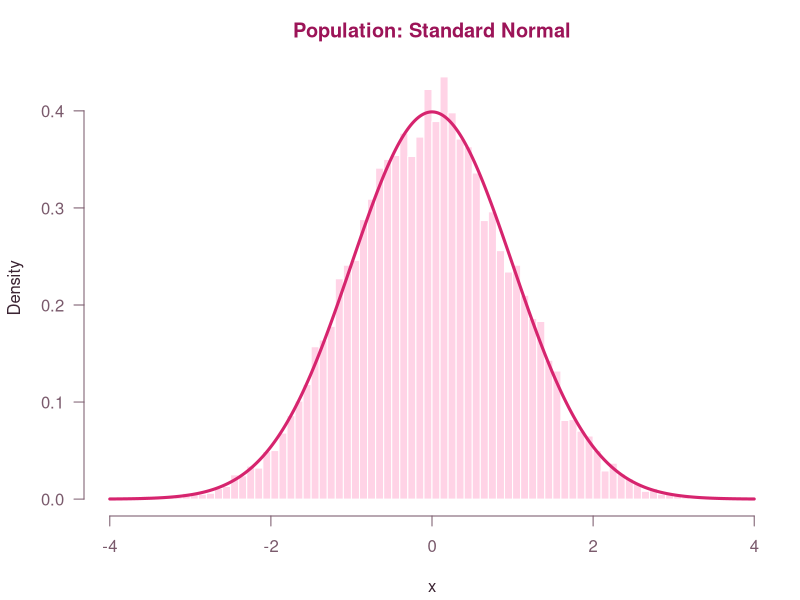
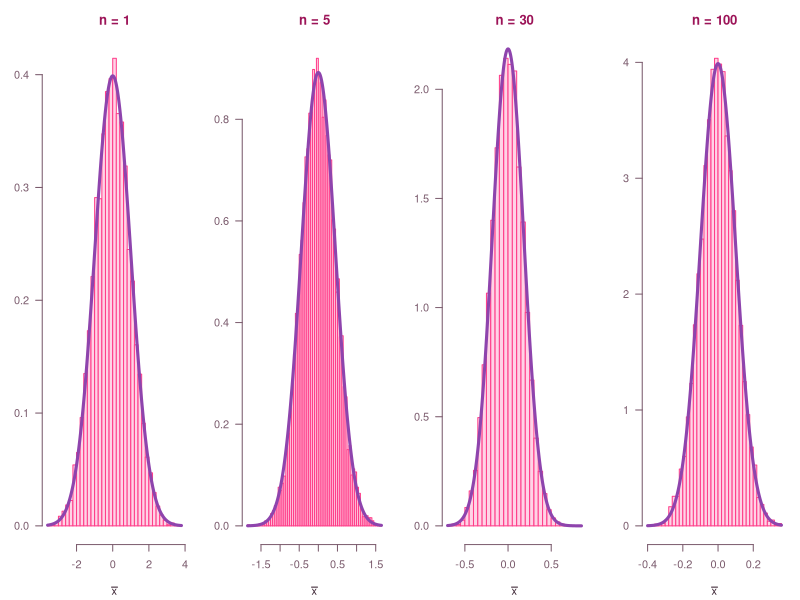
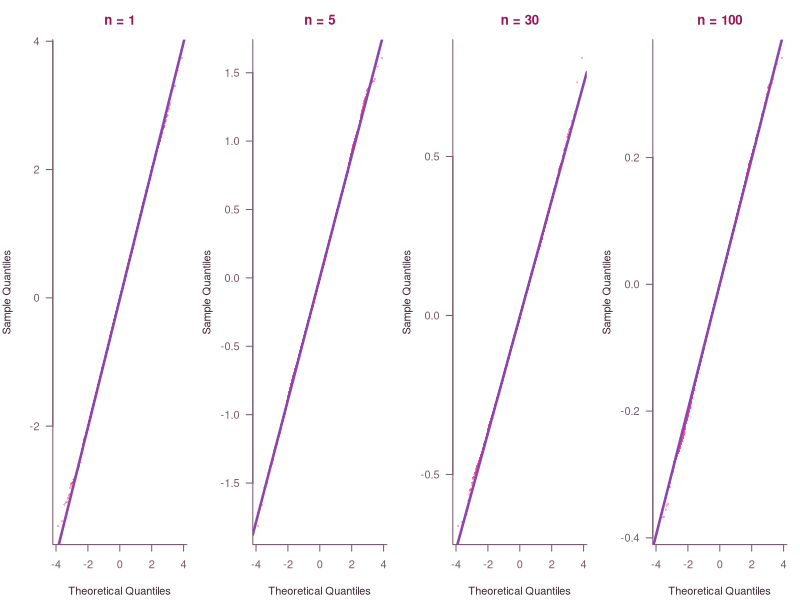
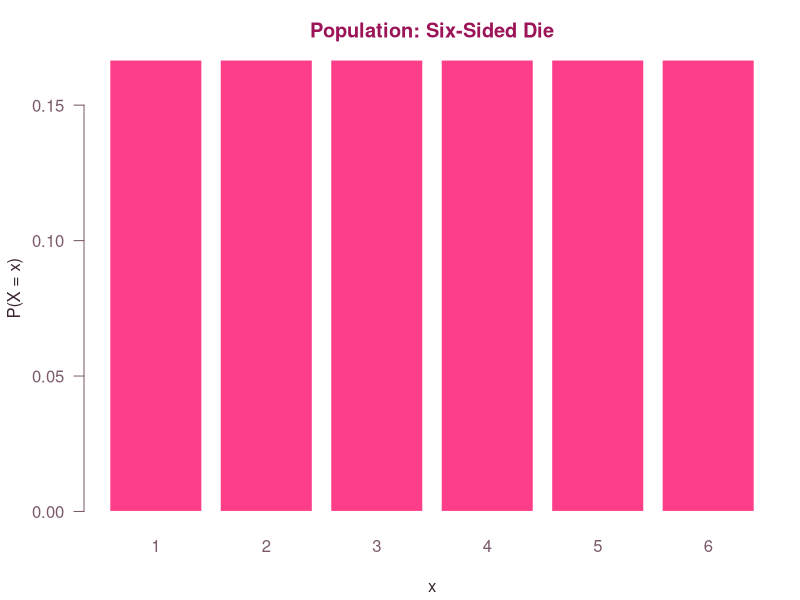
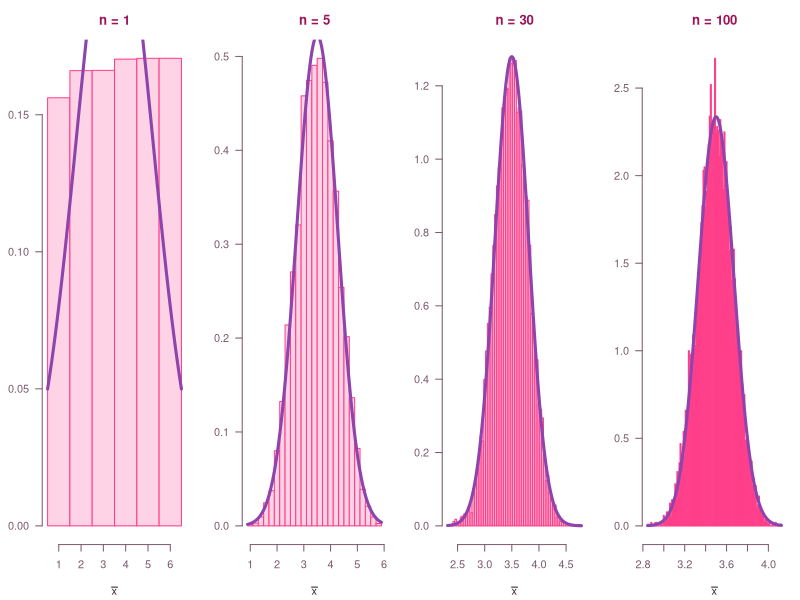
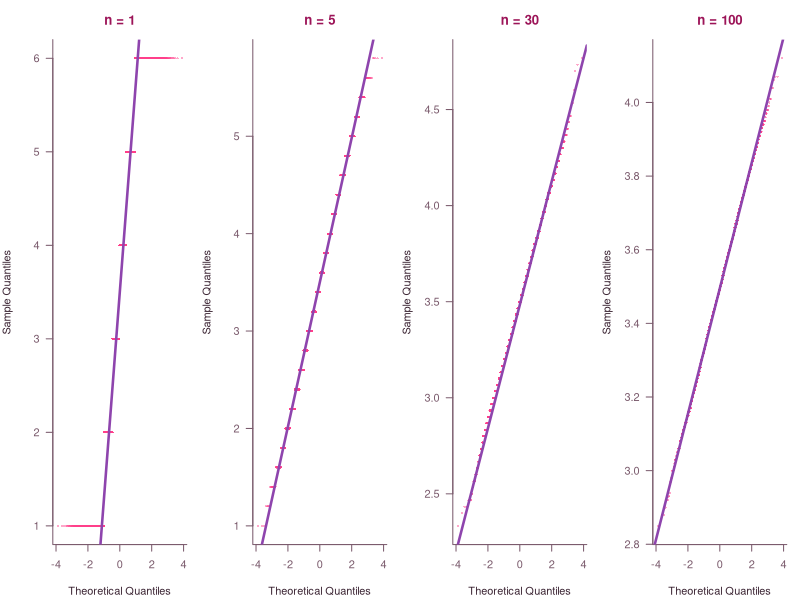
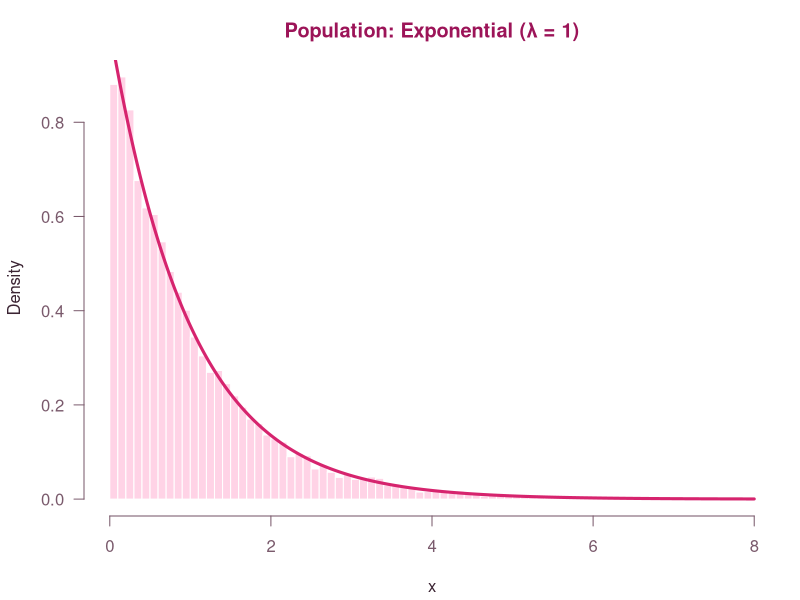
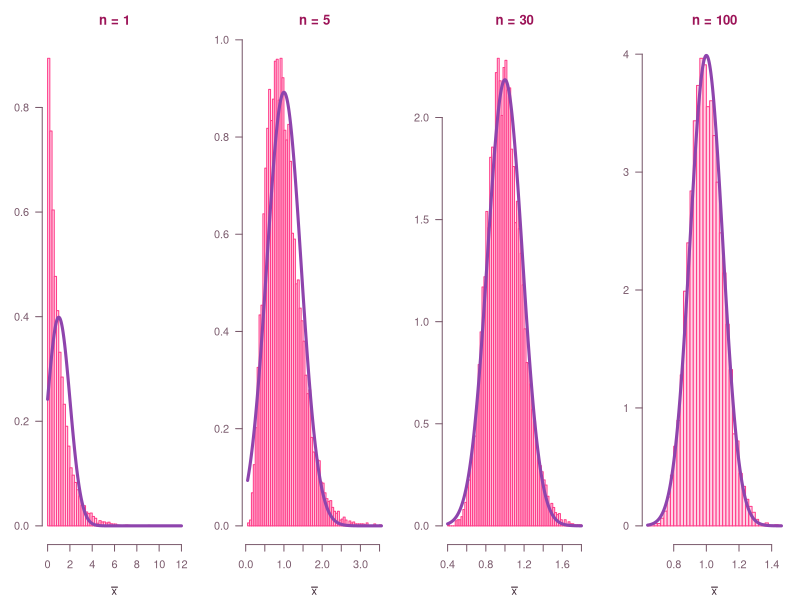

Generate these figures, in order, with R:
## ---- chunk 1
#| label: params
#| include: false

# ---- Reproducibility (Seed Basis) --------------------------------------------
student_id_last4 <- 1273   # <-- The last four digits of my student ID

# ---- Simulation design ------------------------------------------------------
B      <- 10000                              # number of simulated samples (how many times the simulation is run for each distribution)
n_grid <- c(1, 3, 5, 10, 15, 21, 30, 50, 100, 250, 500, 1000)   # sample sizes studied (The different number of "how many people" must be sampled in order to figure out if you can be normal)
show_n <- c(1, 5, 30, 100)                   # the sample sizes shown in the histogram and Q-Q panels

# ---- My "approximately normal" criterion -------------------------------------
crit <- list(
  se_lo   = 0.95,    # simulated SD of x-bar / (sigma / sqrt(n)) must be in [0.95, 1.05]
  se_hi   = 1.05,
  # Each tail is checked on its own: the share of standardized means below -1.96 and,
  # separately, the share above +1.96 must both be in [0.0175, 0.0325] (2.5% +/- 0.75 points).
  # A skewed x-bar overfills one tail and starves the other, and a two-sided count lets
  # the two cancel, so checking the tails separately is what lets the rule see skew.
  tail_lo = 0.0175,
  tail_hi = 0.0325
)

# ---- Colors (Pink & White Theme) ---------------------------------------------
pal <- c(hot = "#FF3E8A", magenta = "#D6246E", berry = "#9C1458", coral = "#FF7A59",
         sun = "#FFC24B", grape = "#8E44AD", mint = "#12B5A6",
         petal = "#FFD3E6", blush = "#FFF0F6", ink = "#3B2433", muted = "#7A5A6C")
dist_cols <- c(normal = "#8E44AD", die = "#12B5A6", exponential = "#FF3E8A",
               binomial = "#FF9F1C", cauchy = "#3B2433")

options(knitr.kable.NA = "—")
## ---- chunk 2
#| label: functions
#| include: false

# Draw B samples of size n at once and return the B sample means.
# Rows = simulated samples, columns = observations within a sample.
simulate_means <- function(rgen, n, B) {
  draws <- matrix(rgen(B * n), nrow = B, ncol = n)
  rowMeans(draws)
}

# Numerical summary of one simulated sampling distribution
summarize_means <- function(xbar, n, d) {
  se_theory <- if (d$finite_var) d$sigma / sqrt(n) else NA_real_
  z <- if (d$finite_var) (xbar - d$mu) / se_theory else rep(NA_real_, length(xbar))
  sw_p <- shapiro.test(xbar[seq_len(min(5000, length(xbar)))])$p.value  # test caps at 5,000
  data.frame(
    n           = n,
    sim_mean    = mean(xbar),
    theory_mean = d$mu,
    sim_sd      = sd(xbar),
    theory_se   = se_theory,
    se_ratio    = sd(xbar) / se_theory,
    tail_lower  = mean(z < -1.96),   # should be about 0.025
    tail_upper  = mean(z >  1.96),   # should be about 0.025
    iqr         = IQR(xbar),
    sw_p        = sw_p
  )
}

# Apply my "approximately normal" criterion to each row of a summary: the SE ratio
# and BOTH tail rates must be inside their windows. Shape is also checked by eye in
# the histograms and Q-Q plots; numerically, skew shows up as unequal tail rates.
tails_ok <- function(lower, upper) {
  lower >= crit$tail_lo & lower <= crit$tail_hi &
    upper >= crit$tail_lo & upper <= crit$tail_hi
}
check_criteria <- function(s) {
  !is.na(s$se_ratio) &
    s$se_ratio >= crit$se_lo & s$se_ratio <= crit$se_hi &
    tails_ok(s$tail_lower, s$tail_upper)
}

# Smallest n at which the criterion is met AND stays met for every larger n
first_stable_n <- function(n, ok) {
  for (i in seq_along(n)) if (all(ok[i:length(ok)])) return(n[i])
  NA
}

# ---- Exact check (no simulation noise) ----------------------------------------
# For the four finite-variance populations the exact distribution of the sum
# S = n * x-bar is known, so P(Z_n < -1.96) and P(Z_n > +1.96) can be computed
# exactly for every n = 1, ..., n_max.
exact_tails <- function(k, n_max = max(n_grid)) {
  d  <- dists[[k]]
  n  <- seq_len(n_max)
  lo <- n * d$mu - 1.96 * d$sigma * sqrt(n)    # S below lo  <=>  Z_n < -1.96
  hi <- n * d$mu + 1.96 * d$sigma * sqrt(n)    # S above hi  <=>  Z_n > +1.96
  tails <- switch(k,
    normal      = cbind(rep(pnorm(-1.96), n_max), rep(pnorm(-1.96), n_max)),  # x-bar is exactly normal
    exponential = cbind(pgamma(pmax(lo, 0), shape = n, rate = 1),              # S ~ Gamma(n, 1)
                        pgamma(hi, shape = n, rate = 1, lower.tail = FALSE)),
    binomial    = cbind(pbinom(ceiling(lo) - 1, size = 5 * n, prob = 0.10),    # S ~ Binomial(5n, 0.10)
                        pbinom(floor(hi), size = 5 * n, prob = 0.10, lower.tail = FALSE)),
    die         = {                              # S = sum of n dice, built up one die at a time
      out <- matrix(NA_real_, n_max, 2)
      p <- 1                                     # p[i] = P(S = m + i - 1) after m dice
      for (m in n) {
        q <- numeric(length(p) + 5)
        for (j in 0:5) q[j + seq_along(p)] <- q[j + seq_along(p)] + p / 6
        p <- q
        s <- m:(6 * m)
        out[m, ] <- c(sum(p[s < lo[m]]), sum(p[s > hi[m]]))
      }
      out
    })
  data.frame(n = n, lower = tails[, 1], upper = tails[, 2])
}

# Run the full experiment for one population
run_distribution <- function(d, seed) {
  set.seed(seed)
  population <- d$rgen(B)                       # one big sample to picture the population
  means <- lapply(n_grid, function(n) simulate_means(d$rgen, n, B))
  names(means) <- n_grid
  summ <- do.call(rbind, Map(function(xbar, n) summarize_means(xbar, n, d), means, n_grid))
  rownames(summ) <- NULL
  summ$normal_enough <- check_criteria(summ)
  list(d = d, population = population, means = means, summary = summ,
       first_n = first_stable_n(summ$n, summ$normal_enough))
}

# ---- Formatting helpers ------------------------------------------------------
f <- function(x, digits = 2) {
  ifelse(is.na(x), "undefined", formatC(x, format = "f", digits = digits))
}
fmt_p <- function(p) ifelse(p < 0.001, "< 0.001", formatC(p, format = "f", digits = 3))
p_eq  <- function(p) if (p < 0.001) "p < 0.001" else paste("p =", formatC(p, format = "f", digits = 3))
pct   <- function(x, digits = 1) paste0(formatC(100 * x, format = "f", digits = digits), "%")
at_n  <- function(dist, n, col) {
  s <- results[[dist]]$summary
  s[s$n == n, col]
}
ex_at <- function(dist, n, side) exact[[dist]][[side]][n]   # exact tail probability at sample size n
exact_fails <- function(dist, from, to) {                     # sample sizes from..to that fail exactly
  e <- exact[[dist]][from:to, ]
  e$n[!tails_ok(e$lower, e$upper)]
}
show_first_n <- function(dist) {
  x <- results[[dist]]$first_n
  if (is.na(x)) paste0("never (within n ≤ ", max(n_grid), ")") else x
}
show_exact_n <- function(dist) {
  if (!dist %in% names(exact_n) || is.na(exact_n[[dist]])) "never" else exact_n[[dist]]
}

# ---- Plot helpers ------------------------------------------------------------
style_par <- function(...) {
  par(col.main = pal[["berry"]], col.lab = pal[["ink"]], col.axis = pal[["muted"]],
      fg = pal[["muted"]], bty = "l", las = 1, font.main = 2, ...)
}

plot_population <- function(r) {
  d <- r$d
  op <- style_par(mar = c(4.2, 4.2, 3, 1))
  on.exit(par(op))
  if (isTRUE(d$discrete)) {
    barplot(d$pmf$p, names.arg = d$pmf$x, col = pal[["hot"]], border = "white",
            main = paste("Population:", d$name), xlab = "x", ylab = "P(X = x)")
  } else {
    x <- r$population
    x <- x[x >= d$support[1] & x <= d$support[2]]
    hist(x, breaks = 60, freq = FALSE, col = pal[["petal"]], border = "white",
         xlim = d$support, main = paste("Population:", d$name), xlab = "x")
    curve(d$density(x), add = TRUE, lwd = 3, col = pal[["magenta"]], n = 400)
  }
}

lattice_breaks <- function(xbar, n) {
  lo <- min(xbar) - 0.5 / n
  nbins <- round((max(xbar) - min(xbar)) * n) + 1
  lo + (0:nbins) / n
}

plot_mean_hists <- function(r, ns = show_n) {
  d <- r$d
  op <- style_par(mfrow = c(1, length(ns)), mar = c(4.2, 3.2, 3, 1))
  on.exit(par(op))
  for (n in ns) {
    xbar <- r$means[[as.character(n)]]
    if (!d$finite_var) {
      lim  <- quantile(xbar, c(0.01, 0.99))
      xbar <- xbar[xbar >= lim[1] & xbar <= lim[2]]
    }
    br <- if (isTRUE(d$discrete)) lattice_breaks(xbar, n) else 50
    hist(xbar, breaks = br, freq = FALSE, col = pal[["petal"]], border = pal[["hot"]],
         main = paste0("n = ", n), xlab = expression(bar(x)), ylab = "")
    if (d$finite_var) {
      curve(dnorm(x, d$mu, d$sigma / sqrt(n)), add = TRUE, lwd = 3, col = pal[["grape"]], n = 400)
    } else {
      curve(dcauchy(x, 0, 1), add = TRUE, lwd = 3, col = pal[["grape"]], n = 400)
    }
  }
}

plot_mean_qq <- function(r, ns = show_n) {
  op <- style_par(mfrow = c(1, length(ns)), mar = c(4.2, 4, 3, 1))
  on.exit(par(op))
  for (n in ns) {
    xbar <- r$means[[as.character(n)]]
    qqnorm(xbar, main = paste0("n = ", n), pch = 16, cex = 0.45,
           col = adjustcolor(pal[["hot"]], alpha.f = 0.45))
    qqline(xbar, col = pal[["grape"]], lwd = 2.5)
  }
}

summary_table <- function(r) {
  s <- r$summary
  out <- data.frame(
    n                = s$n,
    `Simulated mean` = s$sim_mean,
    `True mean`      = s$theory_mean,
    `SD of the means` = s$sim_sd,
    `Theory SE`      = s$theory_se,
    `SE ratio`       = s$se_ratio,
    `Lower tail`     = s$tail_lower,
    `Upper tail`     = s$tail_upper,
    `Shapiro p`      = fmt_p(s$sw_p),
    `Normal enough?` = ifelse(s$normal_enough, "Yes", "No"),
    check.names = FALSE
  )
  knitr::kable(out, digits = c(0, 3, 3, 3, 3, 3, 4, 4, 0, 0), align = "c")
}

population_table <- function(r) {
  d <- r$d; x <- r$population
  out <- data.frame(
    Quantity   = c("Mean", "Standard deviation"),
    Theory     = f(c(d$mu, d$sigma), 3),
    `Simulated (10,000 draws)` = f(c(mean(x), sd(x)), 3),
    check.names = FALSE
  )
  knitr::kable(out, align = "lcc")
}
## ---- chunk 3
#| label: distributions
#| include: false

dists <- list(
  normal = list(
    name = "Standard Normal", rgen = function(k) rnorm(k, mean = 0, sd = 1),
    mu = 0, sigma = 1, gamma1 = 0,
    finite_var = TRUE, discrete = FALSE,
    density = function(x) dnorm(x), support = c(-4, 4)
  ),
  die = list(
    name = "Six-Sided Die", rgen = function(k) sample(1:6, k, replace = TRUE),
    mu = 3.5, sigma = sqrt(35 / 12), gamma1 = 0,
    finite_var = TRUE, discrete = TRUE,
    pmf = data.frame(x = 1:6, p = rep(1 / 6, 6))
  ),
  exponential = list(
    name = "Exponential (λ = 1)", rgen = function(k) rexp(k, rate = 1),
    mu = 1, sigma = 1, gamma1 = 2,
    finite_var = TRUE, discrete = FALSE,
    density = function(x) dexp(x, rate = 1), support = c(0, 8)
  ),
  binomial = list(
    name = "Binomial (5, 0.10)", rgen = function(k) rbinom(k, size = 5, prob = 0.10),
    mu = 0.5, sigma = sqrt(0.45),
    gamma1 = (1 - 2 * 0.10) / sqrt(0.45),          # (1 - 2p) / sqrt(np(1 - p))
    finite_var = TRUE, discrete = TRUE,
    pmf = data.frame(x = 0:5, p = dbinom(0:5, size = 5, prob = 0.10))
  ),
  cauchy = list(
    name = "Cauchy (0, 1)", rgen = function(k) rcauchy(k, location = 0, scale = 1),
    mu = NA_real_, sigma = NA_real_, gamma1 = NA_real_,
    finite_var = FALSE, discrete = FALSE,
    density = function(x) dcauchy(x, 0, 1), support = c(-10, 10)
  )
)
## ---- chunk 4
#| label: run
#| include: false

# Each population gets its own seed (student ID + 1, + 2, ...), so any one section
# can be re-run on its own and give identical results.
seeds   <- student_id_last4 + seq_along(dists)
results <- Map(run_distribution, dists, seeds)

# Exact tail probabilities at every n from 1 to 1,000 for the finite-variance populations,
# and the smallest n from which both tails stay inside my window at every larger n.
# (In theory the SE ratio is exactly 1 for any finite-variance population, so only the
# tails can fail.)
finite  <- names(dists)[sapply(dists, `[[`, "finite_var")]
exact   <- lapply(setNames(finite, finite), exact_tails)
exact_n <- sapply(exact, function(e) first_stable_n(e$n, tails_ok(e$lower, e$upper)))
## ---- chunk 5
#| label: final-table
#| code-summary: "Show the code for the final table"
#| classes: final-table

final_table <- do.call(rbind, lapply(names(results), function(k) {
  r <- results[[k]]; d <- r$d
  verdict <- switch(k,
    normal      = "Exactly normal at every n (control case)",
    die         = "Rapid convergence – symmetric, with no long tails",
    exponential = "Slow convergence – strong right skew",
    binomial    = "Slow, irregular convergence – skewed and discrete",
    cauchy      = "CLT does not apply – no finite mean or variance"
  )
  ok30 <- at_n(k, 30, "normal_enough")
  data.frame(
    Population                  = d$name,
    `Independent & identical?`  = "Yes",
    `Finite variance?`          = ifelse(d$finite_var, "Yes", "No"),
    `μ`                         = f(d$mu),
    `σ`                         = f(d$sigma),
    `Observed n (grid)`         = ifelse(is.na(r$first_n), "never", r$first_n),
    `Exact n`                   = as.character(show_exact_n(k)),
    `SE ratio @ n=30`           = f(at_n(k, 30, "se_ratio"), 3),
    `Lower / upper tail @ n=30` = if (d$finite_var) paste(f(at_n(k, 30, "tail_lower"), 3), "/",
                                                          f(at_n(k, 30, "tail_upper"), 3)) else "undefined",
    `Normal enough @ n=30?`     = ifelse(ok30, "Yes", "No"),
    Verdict                     = verdict,
    check.names = FALSE
  )
}))
knitr::kable(final_table, align = "lcccccccccl", row.names = FALSE)
## ---- chunk 6
#| label: normal-pop
#| fig-width: 6
#| fig-height: 3.6
#| fig-cap: "10,000 draws from N(0, 1), with the true density drawn on top."
plot_population(results$normal)
## ---- chunk 7
#| label: normal-pop-table
population_table(results$normal)
## ---- chunk 8
#| label: normal-hist
#| fig-cap: "The simulated sampling distributions of the mean, with the CLT's normal curve N(μ, σ²/n) laid over each one."
plot_mean_hists(results$normal)
## ---- chunk 9
#| label: normal-qq
#| fig-cap: "Normal Q–Q plots of the simulated sample means, which sit right on the line at every n."
plot_mean_qq(results$normal)
## ---- chunk 10
#| label: normal-table
summary_table(results$normal)
## ---- chunk 11
#| label: die-pop
#| fig-width: 6
#| fig-height: 3.6
#| fig-cap: "The die population – 6 values, all equally likely."
plot_population(results$die)
## ---- chunk 12
#| label: die-pop-table
population_table(results$die)
## ---- chunk 13
#| label: die-hist
#| fig-cap: "Sampling distributions of the mean roll, with the bars lined up on the 1/n grid of possible means."
plot_mean_hists(results$die)
## ---- chunk 14
#| label: die-qq
#| fig-cap: "Normal Q–Q plots of the simulated mean roll. At n = 1 the ends flatten out, since a single roll has tails that are too light."
plot_mean_qq(results$die)
## ---- chunk 15
#| label: die-table
summary_table(results$die)
## ---- chunk 16
#| label: exp-pop
#| fig-width: 6
#| fig-height: 3.6
#| fig-cap: "10,000 draws from an Exponential(1), with the true density drawn on top."
plot_population(results$exponential)
## ---- chunk 17
#| label: exp-pop-table
population_table(results$exponential)
## ---- chunk 18
#| label: exp-hist
#| fig-cap: "Sampling distributions of the mean for the Exponential(1). The slight lean to the right is still there at n = 30."
plot_mean_hists(results$exponential)
## ---- chunk 19
#| label: exp-qq
#| fig-cap: "Normal Q–Q plots. The upward bend at the right end means the right tail is heavier than a normal one would be."
plot_mean_qq(results$exponential)
## ---- chunk 20
#| label: exp-table
summary_table(results$exponential)
## ---- chunk 21
#| label: binom-pop
#| fig-width: 6
#| fig-height: 3.6
#| fig-cap: "The Binomial(5, 0.10) population, with most of the probability sitting right at 0."
plot_population(results$binomial)
## ---- chunk 22
#| label: binom-pop-table
population_table(results$binomial)
## ---- chunk 23
#| label: binom-hist
#| fig-cap: "Sampling distributions of the mean, with the bars lined up on the 1/n grid of possible values."
plot_mean_hists(results$binomial)
## ---- chunk 24
#| label: binom-qq
#| fig-cap: "Normal Q–Q plots. The horizontal steps are there because the sample mean is discrete."
plot_mean_qq(results$binomial)
## ---- chunk 25
#| label: binom-table
summary_table(results$binomial)
## ---- chunk 26
#| label: cauchy-pop
#| fig-width: 6
#| fig-height: 3.6
#| fig-cap: "Cauchy(0, 1) draws between −10 and 10, with the true density drawn on top. About 6% of the draws actually land outside this window."
plot_population(results$cauchy)
## ---- chunk 27
#| label: cauchy-pop-table
population_table(results$cauchy)
## ---- chunk 28
#| label: cauchy-hist
#| fig-cap: "Sampling distributions of the mean (only the middle 98% shown). The curve on top is the Cauchy(0, 1) density, not a normal curve, and it fits at every n."
plot_mean_hists(results$cauchy)
## ---- chunk 29
#| label: cauchy-qq
#| fig-cap: "Normal Q–Q plots, where a handful of enormous values dominate at every n."
plot_mean_qq(results$cauchy)
## ---- chunk 30
#| label: cauchy-table
cs <- results$cauchy$summary
cauchy_out <- data.frame(
  n                 = cs$n,
  `Median of means` = sapply(results$cauchy$means, median),
  `IQR of means`    = cs$iqr,
  `IQR theory`      = 2,
  `SD of the means` = cs$sim_sd,
  `Largest |mean|`  = sapply(results$cauchy$means, function(x) max(abs(x))),
  `Normal enough?`  = ifelse(cs$normal_enough, "Yes", "No"),
  check.names = FALSE
)
knitr::kable(cauchy_out, digits = 2, align = "c", row.names = FALSE)

# For comparison: how much the IQR of x-bar shrank from n = 1 to n = 500 for the
# finite-variance populations (used in the interpretation below)
iqr_shrink <- sapply(finite, function(k) at_n(k, 1, "iqr") / at_n(k, 500, "iqr"))
## ---- chunk 31
#| label: cauchy-median
#| code-summary: "Show the code for the median comparison"
set.seed(student_id_last4 + 100)
median_n <- c(10, 30, 100)
cauchy_medians <- lapply(median_n, function(n) {
  draws <- matrix(rcauchy(B * n), nrow = B, ncol = n)
  apply(draws, 1, median)
})
median_out <- data.frame(
  n                = median_n,
  `SD of medians`  = sapply(cauchy_medians, sd),
  `Theory π/(2√n)` = pi / (2 * sqrt(median_n)),
  `IQR of medians` = sapply(cauchy_medians, IQR),
  `IQR of means`   = sapply(median_n, function(n) at_n("cauchy", n, "iqr")),
  check.names = FALSE
)
knitr::kable(median_out, digits = 3, align = "c", row.names = FALSE)
## ---- chunk 32
#| label: compare-plots
#| fig-height: 4
#| fig-cap: "Left and middle: the share of standardized means below −1.96 and above +1.96, with my acceptable range (1.75% to 3.25%) shaded in and 2.5% dashed. Right: the IQR of the sample mean on log–log axes, where the finite-variance populations fall with a slope of about −1/2 while the Cauchy stays flat."

op <- style_par(mfrow = c(1, 3), mar = c(4.5, 4.5, 3, 1))

# Panels 1-2: lower and upper tail rates, each checked against the same window
tail_panel <- function(col, main) {
  plot(NA, xlim = range(n_grid), ylim = c(0, 0.09), log = "x",
       xlab = "Sample size n (log scale)", ylab = "Share of standardized means", main = main)
  rect(0.5, crit$tail_lo, max(n_grid) * 2, crit$tail_hi, col = pal[["blush"]], border = NA)
  abline(h = 0.025, col = "grey75", lty = 2)
  for (k in finite) {
    s <- results[[k]]$summary
    points(s$n, s[[col]], pch = 19, cex = 1.1, col = dist_cols[k], type = "b", lwd = 2)
  }
}
tail_panel("tail_lower", "Lower tail (Z < -1.96)")
legend("topright", legend = sapply(dists[finite], `[[`, "name"),
       col = dist_cols[finite], pch = 19, bty = "n", cex = 0.85)
tail_panel("tail_upper", "Upper tail (Z > +1.96)")

# Panel 3: IQR of the sample mean, including Cauchy
iqr_all <- unlist(lapply(results, function(r) r$summary$iqr))
plot(NA, xlim = range(n_grid), ylim = range(iqr_all[iqr_all > 0]), log = "xy",
     xlab = "Sample size n (log scale)", ylab = "IQR of sample mean (log scale)",
     main = "Spread shrinks - unless variance is infinite")
for (k in names(results)) {
  s <- results[[k]]$summary
  keep <- s$iqr > 0
  points(s$n[keep], s$iqr[keep], pch = 19, cex = 1.2, col = dist_cols[k], type = "b", lwd = 2)
}
legend("bottomleft", legend = sapply(dists, `[[`, "name"),
       col = dist_cols, pch = 19, bty = "n", cex = 0.85)
par(op)
## ---- chunk 33
#| label: exact-plot
#| fig-height: 3.8
#| fig-cap: "The exact share of standardized means below −1.96 (solid line) and above +1.96 (dashed line) at every n from 1 to 1,000, with my simulated values on the grid (filled and open circles) and my acceptable range shaded in. The dotted vertical line marks the exact n from which both tails stay inside the range, and the die's 2 exact lines sit right on top of each other."

op <- style_par(mfrow = c(1, 3), mar = c(4.5, 4.5, 3, 1))
for (k in c("die", "binomial", "exponential")) {
  e <- exact[[k]]; s <- results[[k]]$summary
  plot(NA, xlim = range(n_grid), ylim = c(0, 0.09), log = "x",
       xlab = "Sample size n (log scale)", ylab = "Share of standardized means",
       main = dists[[k]]$name)
  rect(0.5, crit$tail_lo, max(n_grid) * 2, crit$tail_hi, col = pal[["blush"]], border = NA)
  abline(h = 0.025, col = "grey75", lty = 2)
  abline(v = exact_n[[k]], col = pal[["muted"]], lty = 3, lwd = 1.5)
  lines(e$n, e$lower, col = dist_cols[k], lwd = 1.2)
  lines(e$n, e$upper, col = dist_cols[k], lwd = 1.2, lty = 2)
  points(s$n, s$tail_lower, pch = 19, cex = 1.1, col = dist_cols[k])
  points(s$n, s$tail_upper, pch = 1, cex = 1.1, col = dist_cols[k], lwd = 1.5)
  if (k == "die") {
    legend("topright", legend = c("Lower (exact)", "Upper (exact)", "Lower (simulated)", "Upper (simulated)"),
           lty = c(1, 2, NA, NA), pch = c(NA, NA, 19, 1), col = pal[["ink"]], bty = "n", cex = 0.8)
  }
}
par(op)
## ---- chunk 34
#| label: exact-table
#| code-summary: "Show the code for the exact table"

mc_se <- sqrt(0.025 * 0.975 / B)            # Monte Carlo SE of one simulated tail rate
mark <- function(x) {                       # * = within one Monte Carlo SE of a cutoff
  near <- pmin(abs(x - crit$tail_lo), abs(x - crit$tail_hi)) < mc_se
  paste0(formatC(x, format = "f", digits = 4), ifelse(near, "*", ""))
}
exact_out <- data.frame(
  n                   = n_grid,
  `Die (each tail)`   = mark(exact$die$lower[n_grid]),
  `Binomial lower`    = mark(exact$binomial$lower[n_grid]),
  `Binomial upper`    = mark(exact$binomial$upper[n_grid]),
  `Exponential lower` = mark(exact$exponential$lower[n_grid]),
  `Exponential upper` = mark(exact$exponential$upper[n_grid]),
  check.names = FALSE
)
knitr::kable(exact_out, align = "c", row.names = FALSE)

# Gap between each simulated tail rate and its exact value, in Monte Carlo standard
# errors (only where the exact probability is above 0)
gap_z <- unlist(lapply(finite, function(k) {
  s <- results[[k]]$summary; e <- exact[[k]][s$n, ]
  p <- c(e$lower, e$upper)
  ((c(s$tail_lower, s$tail_upper) - p) / sqrt(p * (1 - p) / B))[p > 0]
}))
zero_ok <- all(unlist(lapply(finite, function(k) {          # exact 0 => simulated 0?
  s <- results[[k]]$summary; e <- exact[[k]][s$n, ]
  c(s$tail_lower[e$lower == 0], s$tail_upper[e$upper == 0]) == 0
})))
## ---- chunk 35
#| label: session-info
#| code-summary: "Show my R session info"
sessionInfo()
